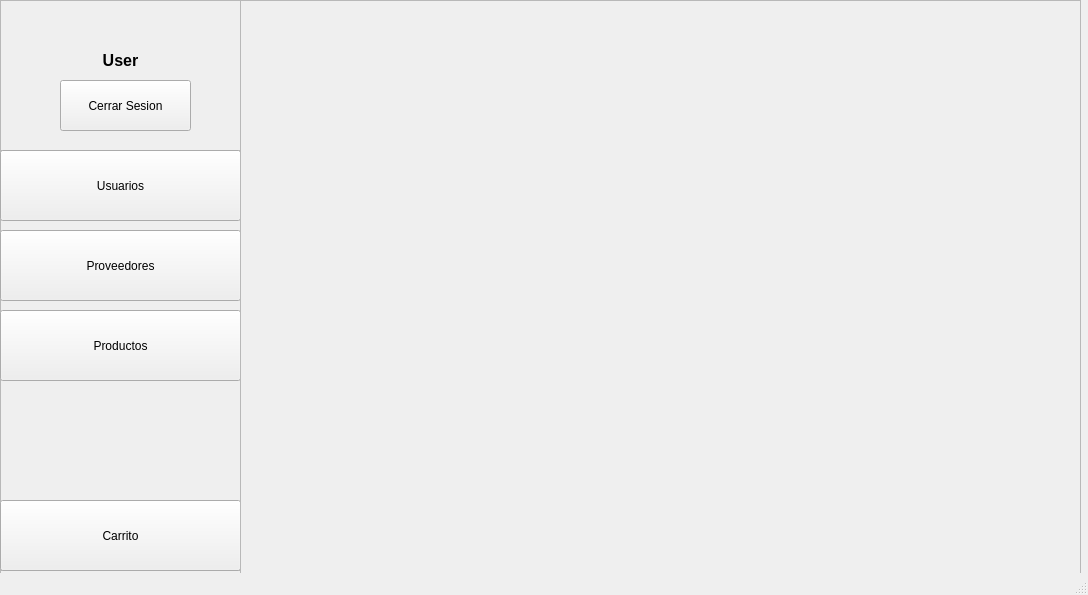
<?xml version="1.0" encoding="UTF-8"?>
<ui version="4.0">
 <class>MainWindow</class>
 <widget class="QMainWindow" name="MainWindow">
  <property name="geometry">
   <rect>
    <x>0</x>
    <y>0</y>
    <width>1088</width>
    <height>595</height>
   </rect>
  </property>
  <property name="windowTitle">
   <string>MainWindow</string>
  </property>
  <widget class="QWidget" name="FramePrincipal">
   <widget class="QFrame" name="FrameUsuario">
    <property name="geometry">
     <rect>
      <x>0</x>
      <y>0</y>
      <width>241</width>
      <height>601</height>
     </rect>
    </property>
    <property name="frameShape">
     <enum>QFrame::StyledPanel</enum>
    </property>
    <property name="frameShadow">
     <enum>QFrame::Raised</enum>
    </property>
    <widget class="QLabel" name="Usuario">
     <property name="geometry">
      <rect>
       <x>60</x>
       <y>40</y>
       <width>121</width>
       <height>41</height>
      </rect>
     </property>
     <property name="text">
      <string>&lt;html&gt;&lt;head/&gt;&lt;body&gt;&lt;p align=&quot;center&quot;&gt;&lt;span style=&quot; font-size:12pt; font-weight:600;&quot;&gt;User&lt;/span&gt;&lt;/p&gt;&lt;/body&gt;&lt;/html&gt;</string>
     </property>
    </widget>
    <widget class="QPushButton" name="CerrarSesion">
     <property name="geometry">
      <rect>
       <x>60</x>
       <y>80</y>
       <width>131</width>
       <height>51</height>
      </rect>
     </property>
     <property name="text">
      <string>Cerrar Sesion</string>
     </property>
    </widget>
    <widget class="QFrame" name="FrameAccion">
     <property name="geometry">
      <rect>
       <x>0</x>
       <y>150</y>
       <width>241</width>
       <height>421</height>
      </rect>
     </property>
     <property name="frameShape">
      <enum>QFrame::StyledPanel</enum>
     </property>
     <property name="frameShadow">
      <enum>QFrame::Raised</enum>
     </property>
     <widget class="QPushButton" name="Usuarios">
      <property name="geometry">
       <rect>
        <x>0</x>
        <y>0</y>
        <width>241</width>
        <height>71</height>
       </rect>
      </property>
      <property name="text">
       <string>Usuarios</string>
      </property>
     </widget>
     <widget class="QPushButton" name="Proveedores">
      <property name="geometry">
       <rect>
        <x>0</x>
        <y>80</y>
        <width>241</width>
        <height>71</height>
       </rect>
      </property>
      <property name="text">
       <string>Proveedores</string>
      </property>
     </widget>
     <widget class="QPushButton" name="Productos">
      <property name="geometry">
       <rect>
        <x>0</x>
        <y>160</y>
        <width>241</width>
        <height>71</height>
       </rect>
      </property>
      <property name="text">
       <string>Productos</string>
      </property>
     </widget>
     <widget class="QPushButton" name="Carrito">
      <property name="geometry">
       <rect>
        <x>0</x>
        <y>350</y>
        <width>241</width>
        <height>71</height>
       </rect>
      </property>
      <property name="text">
       <string>Carrito</string>
      </property>
     </widget>
    </widget>
   </widget>
   <widget class="QFrame" name="frame">
    <property name="geometry">
     <rect>
      <x>240</x>
      <y>0</y>
      <width>841</width>
      <height>601</height>
     </rect>
    </property>
    <property name="frameShape">
     <enum>QFrame::StyledPanel</enum>
    </property>
    <property name="frameShadow">
     <enum>QFrame::Raised</enum>
    </property>
   </widget>
  </widget>
  <widget class="QStatusBar" name="statusbar"/>
 </widget>
 <resources/>
 <connections/>
</ui>
